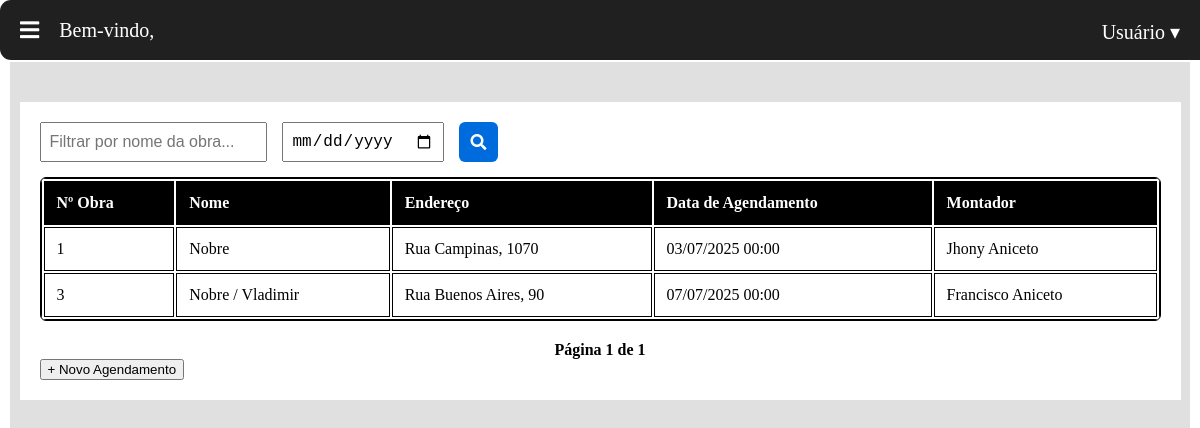
/agenda/lista/ (signed in), run on an earlier commit of the app's database.
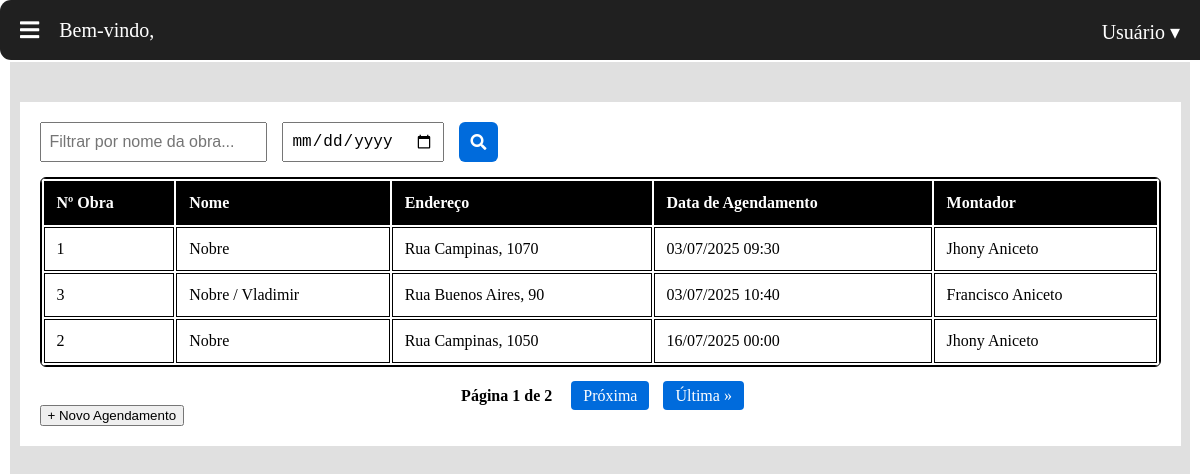
And on a later commit of the database.
### agenda/models.py (models this page shows, shortened)
class Agendamento(models.Model):
    obra = models.ForeignKey('obra.Obra', on_delete=models.CASCADE, related_name='agendamentos', verbose_name='Obra relacionada')
    data_criacao = models.DateTimeField(auto_now_add=True, verbose_name='Data de Criação')
    montador = models.ForeignKey('usuario.Usuario', on_delete=models.SET_NULL, null=True, blank=False, verbose_name='Montador Responsável', limit_choices_to={'cargo__nome' :'Montador', 'ativo': True})
    data_agendamento = models.DateTimeField(verbose_name='Data de Agendamento')
    realizado = models.BooleanField(default=False, verbose_name='Agendamento Realizado?')
    class Meta:
        verbose_name = 'Agendamento'
        verbose_name_plural = 'Agendamentos'
        ordering = ['-data_agendamento']
        constraints = [
            models.UniqueConstraint(fields=['montador', 'data_agendamento'], name='unique_montador_agendamento',
                violation_error_message='Esse montador ja tem um agendamento para esse horario.')
        ]

### obra/models.py (models this page shows, shortened)
class obra(models.Model):
    nome = models.CharField('nome', max_length=50)
    numero = models.IntegerField('numero controle')
    endereco = models.TextField('endereço', max_length=200, null=True, blank=True)
    data_criacao = models.DateTimeField('Data de criação',auto_now_add=True)
    cliente = models.CharField('nome cliente', max_length=50)
    previsao_entrega = models.DateTimeField('Data prevista para entrega', null=True, blank=True)

### usuario/models.py (models this page shows, shortened)
class usuario(AbstractUser):
    nome = models.CharField('Nome', max_length=200)
    cpf = models.CharField('CPF', max_length=11, unique=True)
    email = models.EmailField('E-mail')
    telefone = models.CharField('Telefone', max_length=20, null=True, blank=True)
    cargo = models.ForeignKey(Cargo, verbose_name='Cargo', on_delete=models.SET_NULL, null=True)
    data_admissao = models.DateField('Data de Admissão', null=True, blank=True)
    ativo = models.BooleanField('Ativo', default=True)

### agenda/views.py (the view)
# urls.py: path('lista/', views.listar_agendamentos, name='listar'),
@login_required
def listar_agendamentos(request):
    nome = request.GET.get('nome', '')
    data = request.GET.get('data', '')
    agendamentos = Agendamento.objects.select_related('obra').order_by('data_agendamento')
    montador_nome = request.GET.get('montador', '')
    if nome:
        agendamentos = agendamentos.filter(obra__nome__icontains=nome)
    if data:
        agendamentos = agendamentos.filter(data_agendamento__date=data)
    paginator = Paginator(agendamentos, 3)  # Exibe 10 agendamentos por página
    pagina_num = request.GET.get('page')
    pagina_obj = paginator.get_page(pagina_num)
    return render(request, "agenda/listar_agendamentos.html", {
        "pagina_obj": pagina_obj,
        "nome": nome,
        "data": data,
        'montador': montador_nome,
    })

### templates/agenda/listar_agendamentos.html (shortened to what this page needs)
{% extends 'base.html' %}
{% load static %}
{% block content %}
{% block extra_css %}
<link rel="stylesheet" href="{% static 'agenda/listaAgenda.css' %}">
{% endblock %}
<div class="lista-agenda-container">
  <form method="get" class="filtros-tabela">
    <input type="text" id="filtro-nome" name="nome" value="{{ nome }}" placeholder="Filtrar por nome da obra...">
    <input type="date" id="filtro-data" name="data" value="{{ data }}">
    <button type="submit" id="btn-filtrar" class="btn-filtrar">
      <i class="fas fa-search"></i>
    </button>
  </form>
  <section class="tabela-wrapper">
    <table class="tabela-agendamentos">
      <thead>
        <tr>
          <th>Nº Obra</th>
          <th>Nome</th>
          <th>Endereço</th>
          <th>Data de Agendamento</th>
          <th>Montador</th>
        </tr>
      </thead>
      <tbody id="tabela-corpo">
        {% for agendamento in pagina_obj %}
          <tr>
            <td>{{ agendamento.obra.id }}</td>
            <td>{{ agendamento.obra.nome }}</td>
            <td>{{ agendamento.obra.endereco }}</td>
            <td>{{ agendamento.data_agendamento|date:"d/m/Y H:i" }}</td>
            <td>{{ agendamento.montador.get_full_name }}</td>
          </tr>
        {% empty %}
          <tr>
            <td colspan="4">Nenhum agendamento encontrado.</td>
          </tr>
        {% endfor %}
      </tbody>
    </table>
  </section>
  <div class="paginacao">
    <span>Página {{ pagina_obj.number }} de {{ pagina_obj.paginator.num_pages }}</span>
    {% if pagina_obj.has_next %}
      <a href="?page={{ pagina_obj.next_page_number }}&nome={{ nome }}&data={{ data }}">Próxima</a>
      <a href="?page={{ pagina_obj.paginator.num_pages }}&nome={{ nome }}&data={{ data }}">Última &raquo;</a>
    {% endif %}
  </div>
  <button id="abrir-modal" data-url="{% url 'agenda:novo_agendamento' %}">
    + Novo Agendamento
  </button>
</div>
{% endblock %}

### templates/base.html (shortened to what this page needs)
{% load static %}
<!DOCTYPE html>
<html lang="pt-br">
<head>
    <link rel="stylesheet" href="{% static 'css/estilo.css' %}">
    <link href="https://use.fontawesome.com/releases/v5.6.1/css/all.css" rel="stylesheet">
    {% block extra_css %}{% endblock %}
</head>
<body>
<div class="topbar">
  <div class="topbar-left">
    <i class="fas fa-bars" id="openSidebar"></i>
  </div>
  <div class="nameuser">
    <span class="user-name">Bem-vindo, {{ user.first_name }}</span>
  </div>
  <div class="topbar-right">
    <div class="user-menu">
      <span id="userButton">Usuário ▾</span>
    </div>
  </div>
</div>
<div class="content" id="content">
  {% block content %}{% endblock %}
</div>
</body>
</html>

### static/css/estilo.css (style rules this page uses)
:root { --accent-color: #fd9432; --gradient-color: #0d32d8; }
html, body { height: 100%; margin: 0; padding: 0; }
.topbar { height: 60px; background-color: #202020; color: #fff; display: flex; align-items: center; padding: 0 20px; position: fixed; width: 100%; top: 0; z-index: 998; border-radius: 11px 11px 11px 11px; transition: margin-left 0.3s ease; }
.topbar-left i { font-size: 22px; cursor: pointer; }
.nameuser { font-size: 20px; color: #fff; margin-left: 20px; padding: 0; flex: 0 1 auto; }
.user-menu { position: fixed; right: 20px; top: 20px; z-index: 1000; transition: right 0.3s ease; }
.user-menu span { font-size: 20px; cursor: pointer; }
.content { position: absolute; top: 62px; left: 10px; right: 10px; bottom: 05px; background-color: #e0e0e0; overflow-y: hidden; transition: padding-left 0.3s ease; border-radius: 0px 0px 11px 11px; }

### static/agenda/listaAgenda.css (style rules this page uses)
.lista-agenda-container { margin: 40px auto; background-color: #fff; padding: 20px; width: 95%; }
.filtros-tabela { display: flex; gap: 15px; margin-bottom: 15px; }
.filtros-tabela input { padding: 8px; font-size: 1rem; }
.btn-filtrar { padding: 8px 12px; background-color: #006bdc; color: white; border: none; border-radius: 6px; cursor: pointer; font-size: 1rem; display: flex; align-items: center; }
.btn-filtrar i { font-size: 16px; }
.tabela-agendamentos { width: 100%; border: 1px solid #000000; }
.tabela-wrapper { overflow-x: auto; background-color: white; border: 1px solid #000000; border-radius: 6px; }
.tabela-agendamentos th, .tabela-agendamentos td { padding: 12px; border: 1px solid #000000; text-align: left; }
.tabela-agendamentos thead { background-color: #000000; color: white; }
.paginacao { text-align: center; margin-top: 20px; }
.paginacao a { margin: 0 5px; padding: 6px 12px; background-color: #006bdc; color: white; border-radius: 4px; text-decoration: none; }
.paginacao span { margin: 0 10px; font-weight: bold; }

What changed in the data, as far as the page shows it:
changed Agendamento "Rua Campinas, 1070": data_agendamento "03/07/2025 00:00" → "03/07/2025 09:30"
changed Agendamento "Nobre / Vladimir": data_agendamento "07/07/2025 00:00" → "03/07/2025 10:40"
added Agendamento: obra.id "2", obra.nome "Nobre", obra.endereco "Rua Campinas, 1050", data_agendamento "16/07/2025 00:00", montador.get_full_name "Jhony Aniceto"
Also different on the page:
{{ pagina_obj.paginator.num_pages }}: "1" → "2"
text now shown: "Próxima Última »"
